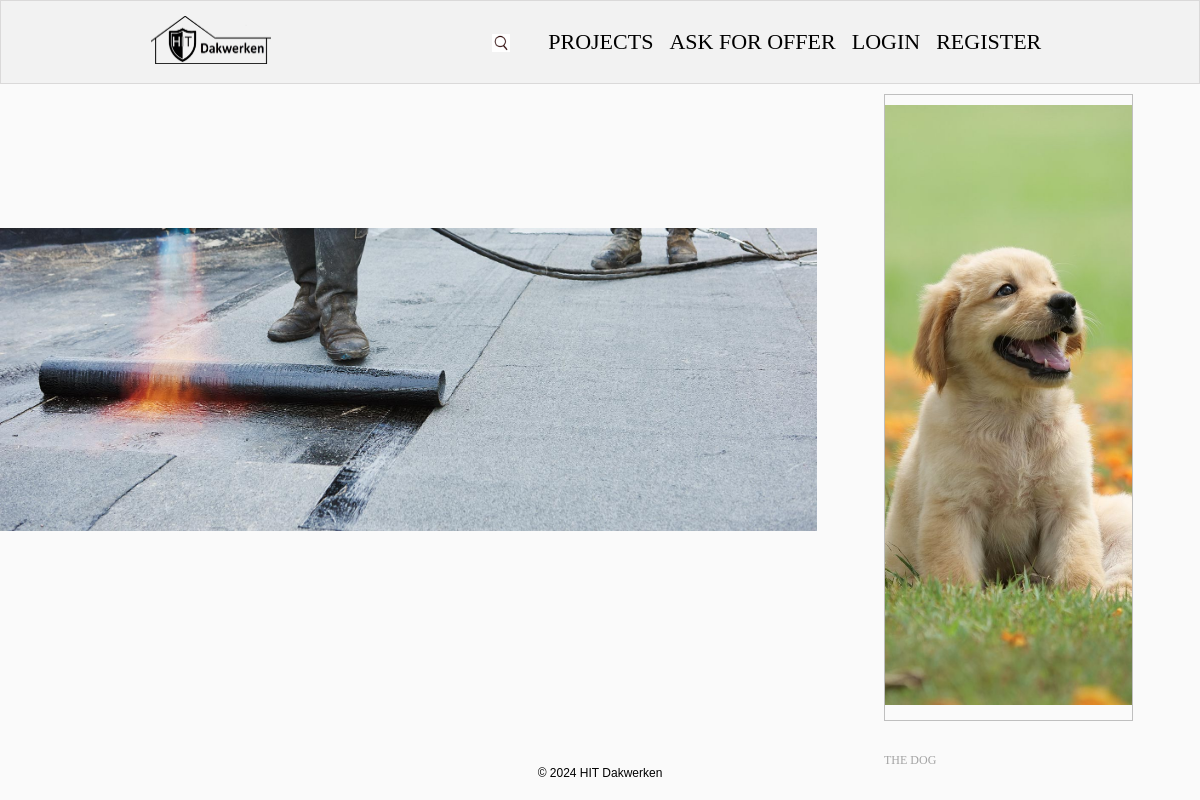
The page / on the database its author committed.
### hit_dakwerken/article/models.py (models this page shows, shortened)
class Article(models.Model):
    title = models.CharField(
        max_length=ARTICLE_TITLE_MAX_LENGTH,
        validators=(
            validators.MinLengthValidator(ARTICLE_TITLE_MIN_LENGTH),
        ),
    )
    content = models.TextField(
        validators=(
            validators.MinLengthValidator(ARTICLE_CONTENT_MIN_LENGTH),
        ),
    )
    authors = models.ManyToManyField(
        to=UserModel,
        related_name='articles',
    )
    published_on = models.DateTimeField(
        auto_now_add=True,
    )
    edited_on = models.DateTimeField(
        auto_now=True,
    )
    image = models.ImageField(
        upload_to='static/images/',
        null=True,
        blank=True,
    )

### hit_dakwerken/common/views.py (the view)
# urls.py: path('', HomePageView.as_view(), name='home'),
class HomePageView(views.ListView):
    model = Article
    template_name = 'common/home.html'

### templates/common/home.html
{% extends 'base.html' %}
{% load static %}
{% block content %}
    <div id="main-background">
        <img src="{% static 'images/waterproofing1.jpg' %}" alt="">
    </div>
    <div class="container">
        <div class="col-9">
            {% for article in article_list %}
                <a href="{% url 'article details' pk=article.pk %}">
                    <div class="card">
                        <div class="imgBx" id="{{ article.pk }}">
                            <img src="/media/{{ article.image }}" alt="post" class="cover">
                        </div>
                    </div>
                    <div class="bottom">
                        <h5 class="postTime">{{ article.title }}</h5>
                    </div>
                </a>
            {% endfor %}
        </div>
    </div>
{% endblock %}

### templates/base.html (shortened to what this page needs)
<!DOCTYPE html>
{% load static %}
<html lang="en">
<head>
    <link rel="stylesheet" href="{% static '/css/reset.css' %}">
    <link rel="stylesheet"
          href="{% static '/css/styles.css' %}">
</head>
<body>
{% include "common/header.html" %}
<main>
    {% block content %}
    {% endblock %}
</main>
{% include "common/footer.html" %}
</body>
</html>

### templates/common/header.html (shortened to what this page needs)
{% load static %}
<header>
    <nav class="navbar">
        <div class="container">
            <div class="logo">
                <a href="{% url 'home' %}">
                    <img width="120px" src="{% static '/images/hit_logo.jpg' %}"
                         alt="img1">
                </a>
            </div>
            <div class="nav-links">
                <ul class="nav-group">
                    <li class="nav-item">
                        <a href="{% url 'projects' %}">
                            <i>PROJECTS</i>
                        </a>
                    </li>
                    <li class="nav-item">
                        <a href="{% url 'query request create' %}">
                            <i>ASK FOR OFFER</i>
                        </a>
                    </li>
                    {% if request.user.is_authenticated %}
                        <li class="nav-item">
                            <a href="{% url 'profile details' pk=request.user.pk %}">
                                <i>DETAILS: {{ request.user.full_name }}</i>
                            </a>
                        </li>
                        <li class="nav-item">
                            <a href="{% url 'logout' %}">
                                <i>LOGOUT</i>
                            </a>
                        </li>
                    {% else %}
                        <li class="nav-item">
                            <a href="{% url 'login' %}">
                                <i>LOGIN</i>
                            </a>
                        </li>
                        <li class="nav-item">
                            <a href="{% url 'register' %}">
                                <i>REGISTER</i>
                            </a>
                        </li>
                    {% endif %}
                </ul>
            </div>
        </div>
    </nav>
</header>

### templates/common/footer.html
<div class="footer">
		<span class="footer-section">
			© 2024 HIT Dakwerken
		</span>
</div>

### staticfiles/css/home.css (style rules this page uses)
* { margin: 0; padding: 0; box-sizing: border-box; }
body { background: #fafafa; min-height: 100vh; }
.navbar { position: fixed; z-index: 100000; display: flex; align-items: center; justify-content: center; background-color: #f2f2f2; width: 100%; border: 1px solid rgb(218, 217, 217); }
.container { padding: 15px 0; width: 75%; display: flex; align-items: center; justify-content: space-between; }
.container a { color: #403e3e; }
.container .logo { display: flex; cursor: pointer; }
.nav-links { font-weight: lighter; color: rgb(172, 172, 172); }
.nav-group .nav-item { list-style-type: none; margin: 0 8px; }
.nav-group .nav-item a { font-size: 22px; display: block; color: black; }
.nav-group { display: flex; align-items: center; justify-content: center; }
main { width: 100%; display: flex; align-items: center; justify-content: center; }
main .container { position: relative; margin-top: 60px; width: 75%; display: flex; align-items: flex-start; justify-content: space-between; }
.col-9 { width: 65%; margin: 5% auto -20px; }
.col-9 .card { margin-bottom: 20px; position: relative; width: 100%; display: inline-block; border: 1px solid rgba(7, 7, 7, 0.24); }
.cover { position: absolute; top: 0; left: 0; width: 100%; height: 100%; object-fit: cover; }
.imgBx { position: relative; width: 100%; min-height: 600px; margin: 10px 0 15px; }
.postTime { margin-top: 8px; font-weight: lighter; cursor: default; color: rgb(163, 163, 163); font-size: 12px; text-transform: uppercase; }
a { text-decoration: none; }
.footer { text-align: center; margin-bottom: 20px; }
.footer .footer-section { position: relative; width: 100%; font-size: 12px; font-family: sans-serif; z-index: -2; }

### rows shown on the page
Article: image (picture), title "THE DOG"
